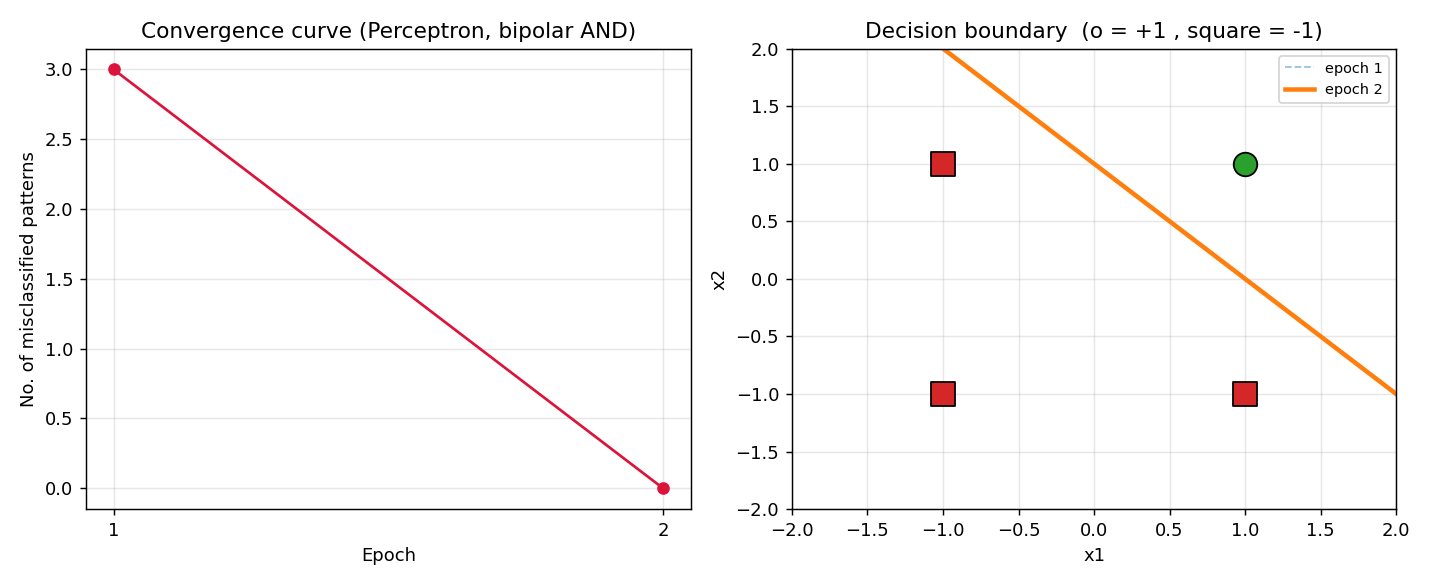

Here is the Python script that generated this plot:
"""
Q1. Perceptron net for the AND function with BIPOLAR inputs and targets.
    Shows the convergence curve and the decision boundary line.
    ICE-4206 Neural Networks Sessional
"""
import numpy as np
import matplotlib
matplotlib.use("Agg")
import matplotlib.pyplot as plt

# ---------------- 1. Bipolar AND truth table ----------------
X = np.array([[ 1,  1],
              [ 1, -1],
              [-1,  1],
              [-1, -1]], dtype=float)
T = np.array([1, -1, -1, -1], dtype=float)      # bipolar targets

# ---------------- 2. Perceptron parameters ------------------
alpha  = 1.0        # learning rate
theta  = 0.0        # threshold of the bipolar step activation
w      = np.zeros(2)
b      = 0.0
MAX_EPOCH = 20

def activate(y_in, theta=0.0):
    """Bipolar step activation function."""
    if y_in >  theta: return  1.0
    if y_in < -theta: return -1.0
    return 0.0

# ---------------- 3. Training (perceptron learning rule) ----
errors_per_epoch, weight_hist = [], []
for epoch in range(1, MAX_EPOCH + 1):
    n_err = 0
    for xi, ti in zip(X, T):
        y_in = b + np.dot(w, xi)
        y    = activate(y_in, theta)
        if y != ti:                      # update only on misclassification
            w = w + alpha * ti * xi
            b = b + alpha * ti
            n_err += 1
    errors_per_epoch.append(n_err)
    weight_hist.append((w.copy(), b))
    print(f"Epoch {epoch:2d} : w1={w[0]:+.2f}  w2={w[1]:+.2f}  b={b:+.2f}  misclassified={n_err}")
    if n_err == 0:
        print(f"\n>> Converged after {epoch} epochs (no weight change).")
        break

print("\nFinal weights : w1 = %+.2f , w2 = %+.2f , bias = %+.2f" % (w[0], w[1], b))
print("Decision boundary : %.2f*x1 + %.2f*x2 + %.2f = 0" % (w[0], w[1], b))

# ---------------- 4. Testing --------------------------------
print("\n x1   x2   y_in    y_out  target")
for xi, ti in zip(X, T):
    y_in = b + np.dot(w, xi)
    print(f"{xi[0]:+.0f}   {xi[1]:+.0f}   {y_in:+.2f}   {activate(y_in):+.0f}     {ti:+.0f}")

# ---------------- 5. Plots ----------------------------------
fig, ax = plt.subplots(1, 2, figsize=(11, 4.5))

ax[0].plot(range(1, len(errors_per_epoch) + 1), errors_per_epoch, "o-", color="crimson")
ax[0].set_xlabel("Epoch"); ax[0].set_ylabel("No. of misclassified patterns")
ax[0].set_title("Convergence curve (Perceptron, bipolar AND)")
ax[0].grid(alpha=.3); ax[0].set_xticks(range(1, len(errors_per_epoch) + 1))

for xi, ti in zip(X, T):
    ax[1].scatter(xi[0], xi[1], s=170,
                  marker="o" if ti > 0 else "s",
                  c="tab:green" if ti > 0 else "tab:red",
                  edgecolors="k", zorder=3)
xs = np.linspace(-2, 2, 100)
for k, (ww, bb) in enumerate(weight_hist):          # boundary after every epoch
    if abs(ww[1]) > 1e-9:
        ax[1].plot(xs, -(ww[0] * xs + bb) / ww[1],
                   lw=2.5 if k == len(weight_hist) - 1 else 1,
                   ls="-" if k == len(weight_hist) - 1 else "--",
                   alpha=1 if k == len(weight_hist) - 1 else .45,
                   label=f"epoch {k+1}")
ax[1].set_xlim(-2, 2); ax[1].set_ylim(-2, 2)
ax[1].set_xlabel("x1"); ax[1].set_ylabel("x2")
ax[1].set_title("Decision boundary  (o = +1 , square = -1)")
ax[1].legend(fontsize=8); ax[1].grid(alpha=.3)

plt.tight_layout(); plt.savefig("/mnt/user-data/outputs/q1_perceptron_and.png", dpi=130)
print("\n[Figure saved: q1_perceptron_and.png]")
